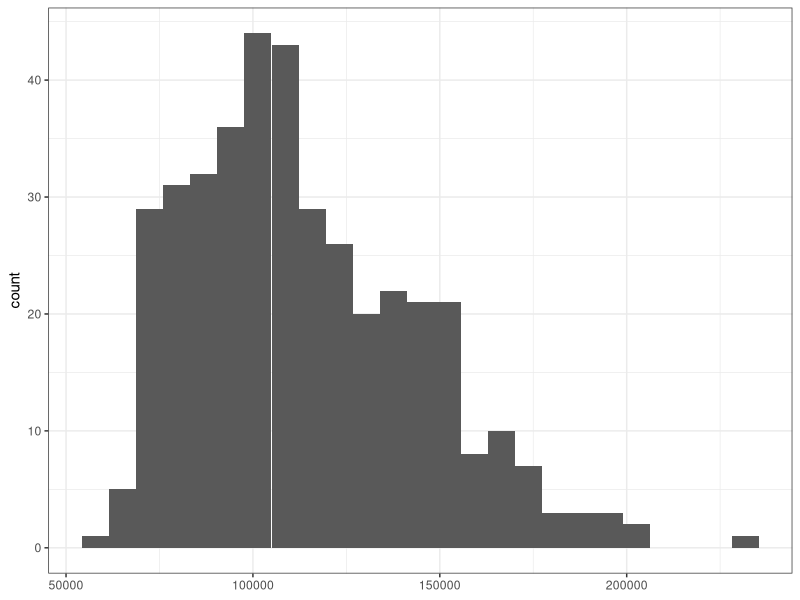
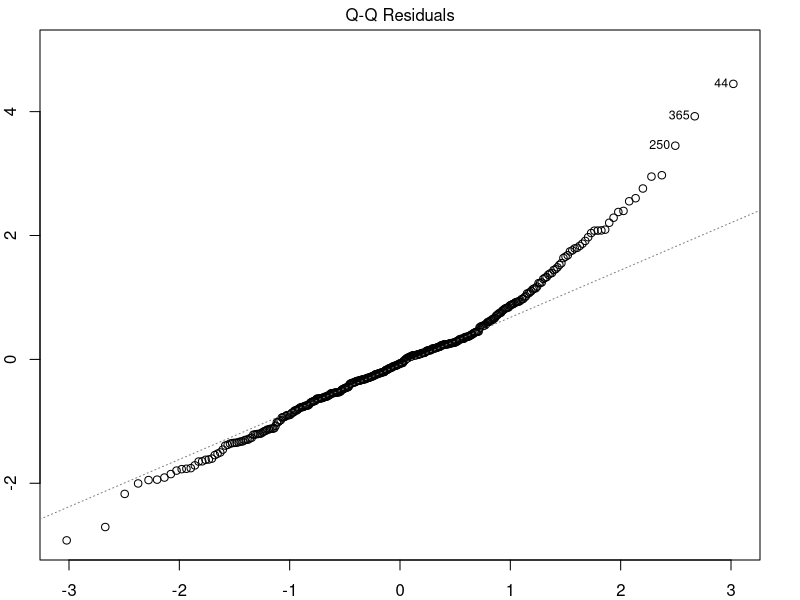
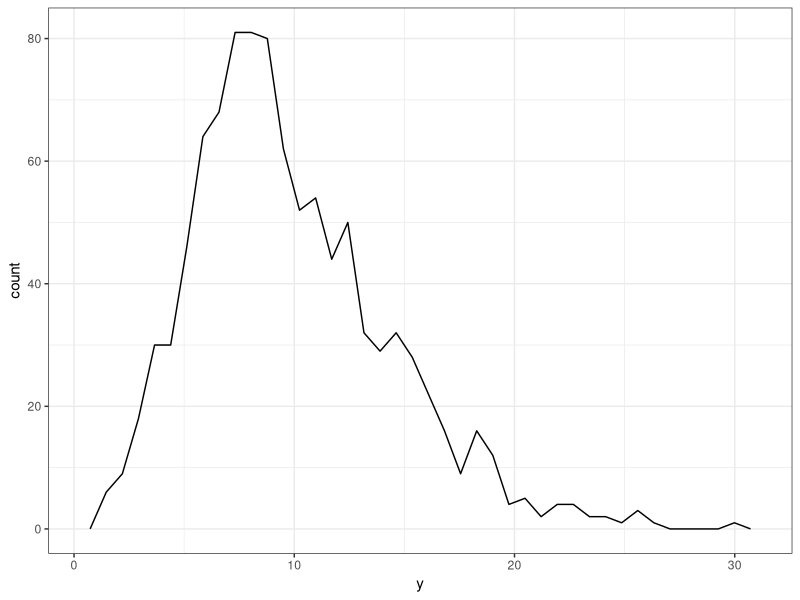
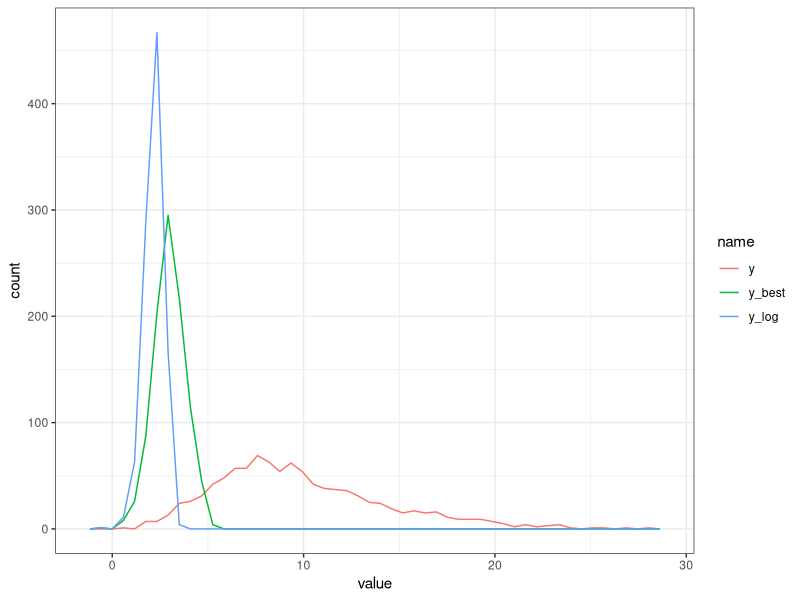
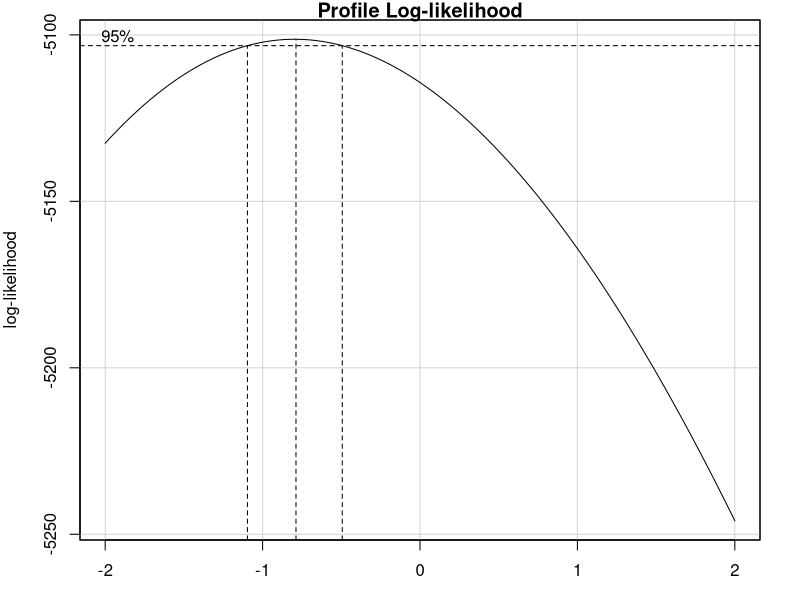
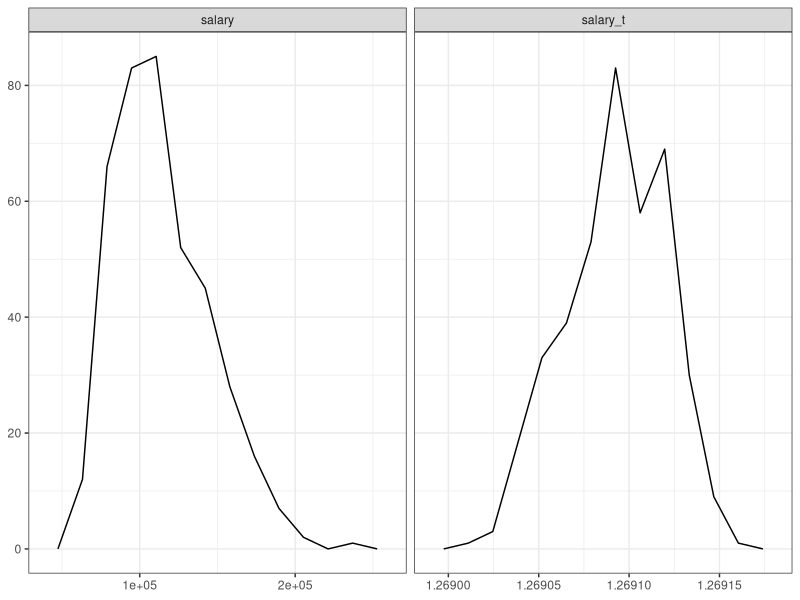
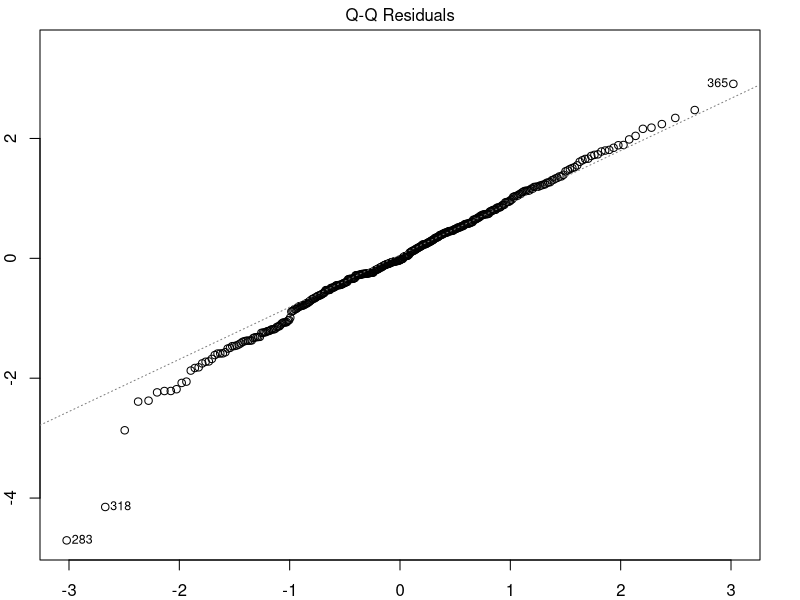

Generate these figures, in order, with R:
## ---- chunk 1
options(htmltools.dir.version = FALSE)
knitr::opts_chunk$set(dev = "svg")
knitr::opts_knit$set(global.par = TRUE)
par(mar = c(2, 2, 1.5, 2))


library(MASS)
library(tidyverse)
theme_set(theme_bw())

library(car)
data(Salaries)
## ---- chunk 2
ggplot(Salaries, aes(salary)) +
  geom_histogram(bins = 25) +
  labs(x = NULL)
## ---- chunk 3
library(car)
data(Salaries)

## ---- chunk 4
head(Salaries)
## ---- chunk 5
model <- lm(salary ~ rank + yrs.service + yrs.since.phd +
              discipline, data = Salaries)
broom::tidy(summary(model))

broom::glance(summary(model))
## ---- chunk 6
plot(model, 2)
## ---- chunk 7
# Simluierte Werte
df <- tibble(y = rchisq(n = 1000, df = 10),
             x = y + rnorm(1000, mean = 0, sd = 10))

## ---- chunk 8
ggplot(df, aes(y)) +
  geom_freqpoly(bins = 40) +
  theme_bw()
## ---- chunk 9
df <- tibble(y = rchisq(n = 1000, df = 10),
             y_log  = log(y),
             x = y + rnorm(1000, mean = 0, sd = 20),
             y_best = (y^.263 - 1)/.263)

plot_them <- function(df) {
  df %>%
    select(-x) %>%
    pivot_longer(everything()) %>%
    ggplot(aes(value, colour = name)) +
    geom_freqpoly(bins = 50) +
    theme_bw()
}

plot_them(df)
## ---- chunk 10
par(mar = c(3, 4, 1, 2))
## ---- chunk 11
bc <- car::boxCox(model)
best.lambda <- bc$x[which(bc$y==max(bc$y))]
best.lambda
## ---- chunk 12
transform_box_cox <- function(y, lambda) {
  (y ^ lambda - 1)/lambda
}

Salaries$salary_t <- transform_box_cox(Salaries$salary, best.lambda)
## ---- chunk 13
Salaries %>% 
  pivot_longer(starts_with("salary")) %>% 
  ggplot(aes(value)) +
  geom_freqpoly(bins = 12) +
  facet_wrap(~name, scales = "free_x", nrow = 1) +
  labs(x = NULL, y = NULL)
## ---- chunk 14
new_model <- lm(salary_t ~ rank + yrs.service + yrs.since.phd + 
                  discipline, data = Salaries)
summary(new_model)

## ---- chunk 15
par(mar = c(2, 2, 1.5, 2))
## ---- chunk 16
plot(new_model, 2)
## ---- chunk 17
summary(model)$sigma
summary(new_model)$sigma
